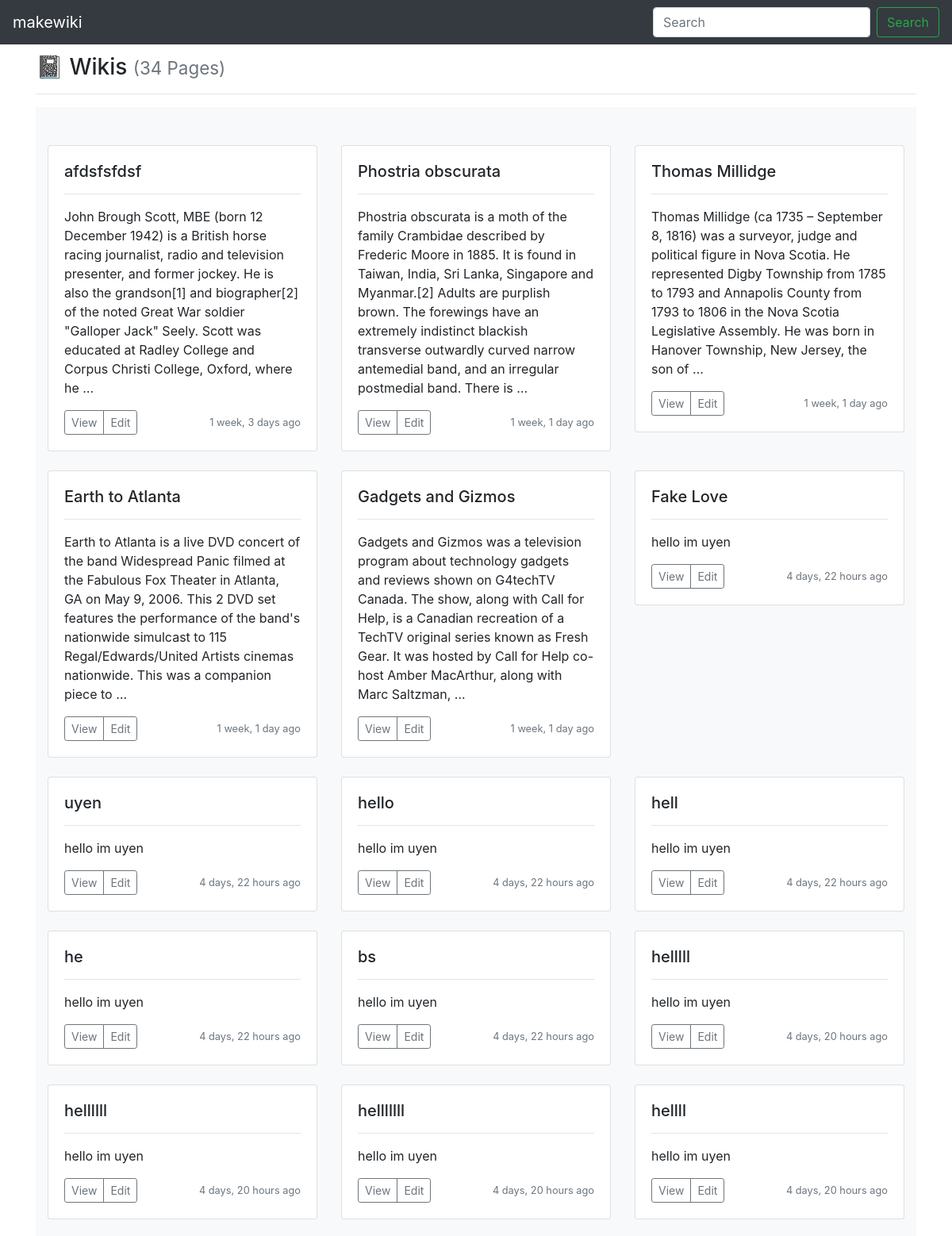
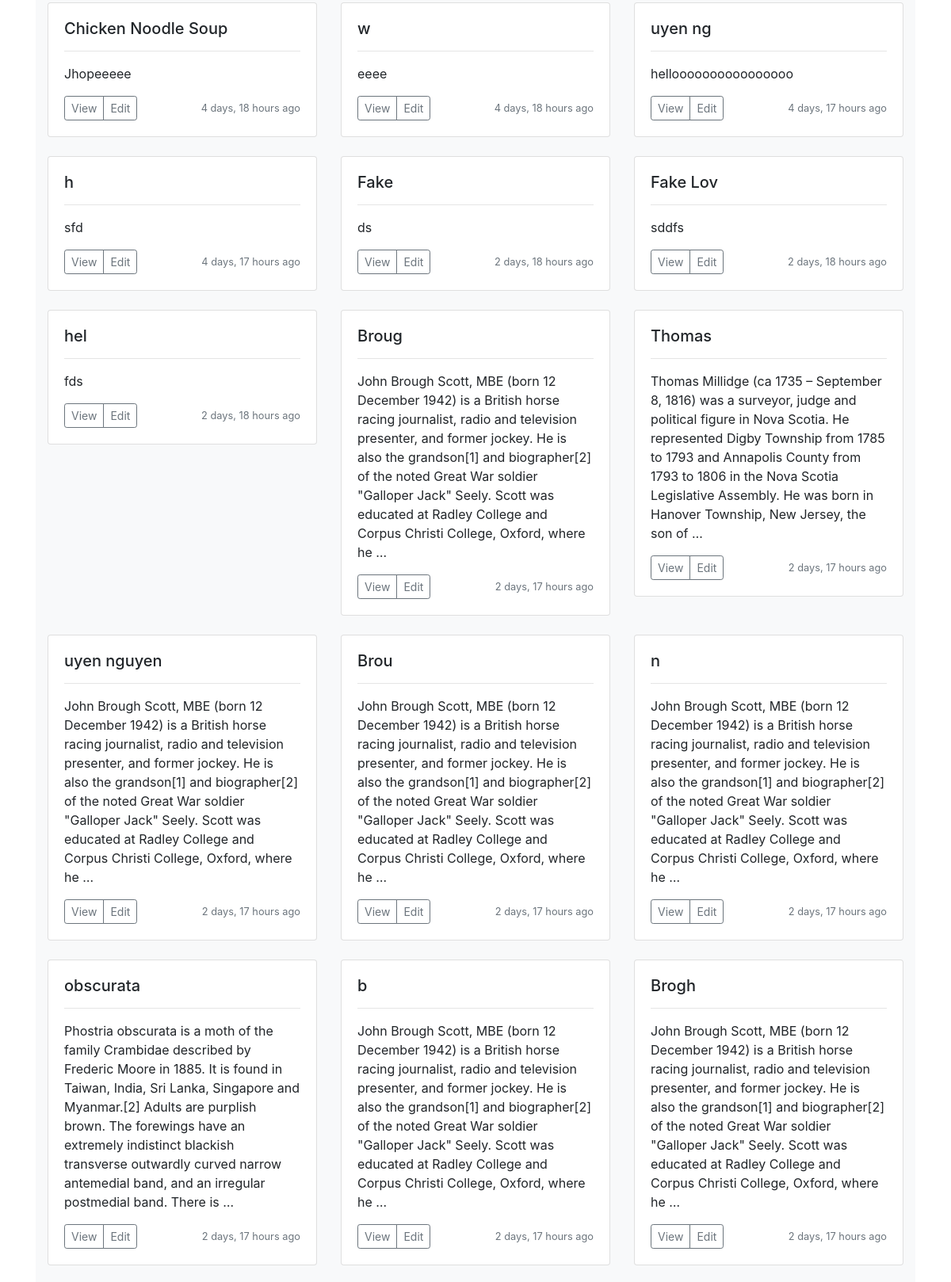
The page / (upper part) on the database its author committed (2 pictures, top to bottom).
### wiki/models.py (models this page shows, shortened)
class Page(models.Model):
    title = models.CharField(max_length=settings.WIKI_PAGE_TITLE_MAX_LENGTH, unique=True,
                             help_text="Title of your page.")
    author = models.ForeignKey(User, on_delete=models.PROTECT,
                               help_text="The user that posted this article.")
    slug = models.CharField(max_length=settings.WIKI_PAGE_TITLE_MAX_LENGTH, blank=True, editable=False,
                            help_text="Unique URL path to access this page. Generated by the system.")
    content = models.TextField(
        help_text="Write the content of your page here.")
    created = models.DateTimeField(auto_now_add=True,
                                   help_text="The date and time this page was created. Automatically generated when the model saves.")
    modified = models.DateTimeField(auto_now=True,
                                    help_text="The date and time this page was updated. Automatically generated when the model updates.")

### wiki/views.py (the view)
# urls.py: path('', PageList.as_view(), name='wiki-list-page'),
class PageList(ListView):
    model = Page
    def get(self, request):
        pages = self.get_queryset().all()
        return render(request, 'list.html', {'pages': pages})

### makewiki/templates/list.html
{% extends 'base.html' %}
{% block content %}
<h3>📓 Wikis {% if pages %}<small class="text-muted">({{ pages|length }} Page{{ pages|length|pluralize:"s" }})</small>{% endif %}</h3>
<hr>
<div class="album py-5 bg-light">
   <div class="container">
      <div class="row">
         {% for page in pages %}
         <div class="col-md-4">
            <div class="card mb-4 shadow-sm">
               <div class="card-body">
                  <h5 class="card-title">{{ page.title }}</h5>
                  <hr>
                  <p class="card-text">{{ page.content|truncatewords:50 }}</p>
                  <div class="d-flex justify-content-between align-items-center">
                     <div class="btn-group">
                        <button type="submit" class="btn btn-sm btn-outline-secondary" name="view"><a class="underline" href="{% url 'wiki-details-page' page.slug %}">View</a></button>
                        <button type="submit" class="btn btn-sm btn-outline-secondary" name="edit"><a class="underline" href="{% url 'wiki-edit-page' page.slug %}">Edit</a></button>
                     </div>
                     <small class="text-muted">{% load humanize %}{{ page.created|naturaltime }}</small>
                  </div>
               </div>
            </div>
         </div>
         {% if forloop.counter|divisibleby:3 %}
      </div>
      <div class="row">
         {% endif %}
         {% endfor %}
      </div>
   </div>
</div>
{% endblock %}

### makewiki/templates/base.html (style rules this page uses)
.underline { color: #6c757d; }

### rows shown on the page
Page: title "afdsfsfdsf", content "John Brough Scott, MBE (born 12 December 1942) is a British horse racing journalist, radio and television presenter, and former jockey. He is also the grandson[1] and biographer[2] of the noted Great War soldier \"Galloper Jack\" Seely. Scott was educated at Radley College and Corpus Christi College, Oxford, where he …", created "1 week, 3 days ago"
Page: title "Phostria obscurata", content "Phostria obscurata is a moth of the family Crambidae described by Frederic Moore in 1885. It is found in Taiwan, India, Sri Lanka, Singapore and Myanmar.[2] Adults are purplish brown. The forewings have an extremely indistinct blackish transverse outwardly curved narrow antemedial band, and an irregular postmedial band. There is …", created "1 week, 1 day ago"
Page: title "Thomas Millidge", content "Thomas Millidge (ca 1735 – September 8, 1816) was a surveyor, judge and political figure in Nova Scotia. He represented Digby Township from 1785 to 1793 and Annapolis County from 1793 to 1806 in the Nova Scotia Legislative Assembly. He was born in Hanover Township, New Jersey, the son of …", created "1 week, 1 day ago"
Page: title "Earth to Atlanta", content "Earth to Atlanta is a live DVD concert of the band Widespread Panic filmed at the Fabulous Fox Theater in Atlanta, GA on May 9, 2006. This 2 DVD set features the performance of the band's nationwide simulcast to 115 Regal/Edwards/United Artists cinemas nationwide. This was a companion piece to …", created "1 week, 1 day ago"
Page: title "Gadgets and Gizmos", content "Gadgets and Gizmos was a television program about technology gadgets and reviews shown on G4techTV Canada. The show, along with Call for Help, is a Canadian recreation of a TechTV original series known as Fresh Gear. It was hosted by Call for Help co-host Amber MacArthur, along with Marc Saltzman, …", created "1 week, 1 day ago"
Page: title "Fake Love", content "hello im uyen", created "4 days, 22 hours ago"
Page: title "uyen", content "hello im uyen", created "4 days, 22 hours ago"
Page: title "hello", content "hello im uyen", created "4 days, 22 hours ago"
Page: title "hell", content "hello im uyen", created "4 days, 22 hours ago"
Page: title "he", content "hello im uyen", created "4 days, 22 hours ago"
Page: title "bs", content "hello im uyen", created "4 days, 22 hours ago"
Page: title "helllll", content "hello im uyen", created "4 days, 20 hours ago"
Page: title "hellllll", content "hello im uyen", created "4 days, 20 hours ago"
Page: title "helllllll", content "hello im uyen", created "4 days, 20 hours ago"
Page: title "hellll", content "hello im uyen", created "4 days, 20 hours ago"
Page: title "Chicken Noodle Soup", content "Jhopeeeee", created "4 days, 18 hours ago"
Page: title "w", content "eeee", created "4 days, 18 hours ago"
Page: title "uyen ng", content "helloooooooooooooooo", created "4 days, 17 hours ago"
Page: title "h", content "sfd", created "4 days, 17 hours ago"
Page: title "Fake", content "ds", created "2 days, 18 hours ago"
Page: title "Fake Lov", content "sddfs", created "2 days, 18 hours ago"
Page: title "hel", content "fds", created "2 days, 18 hours ago"
Page: title "Broug", content "John Brough Scott, MBE (born 12 December 1942) is a British horse racing journalist, radio and television presenter, and former jockey. He is also the grandson[1] and biographer[2] of the noted Great War soldier \"Galloper Jack\" Seely. Scott was educated at Radley College and Corpus Christi College, Oxford, where he …", created "2 days, 17 hours ago"
Page: title "Thomas", content "Thomas Millidge (ca 1735 – September 8, 1816) was a surveyor, judge and political figure in Nova Scotia. He represented Digby Township from 1785 to 1793 and Annapolis County from 1793 to 1806 in the Nova Scotia Legislative Assembly. He was born in Hanover Township, New Jersey, the son of …", created "2 days, 17 hours ago"
Page: title "uyen nguyen", content "John Brough Scott, MBE (born 12 December 1942) is a British horse racing journalist, radio and television presenter, and former jockey. He is also the grandson[1] and biographer[2] of the noted Great War soldier \"Galloper Jack\" Seely. Scott was educated at Radley College and Corpus Christi College, Oxford, where he …", created "2 days, 17 hours ago"
Page: title "Brou", content "John Brough Scott, MBE (born 12 December 1942) is a British horse racing journalist, radio and television presenter, and former jockey. He is also the grandson[1] and biographer[2] of the noted Great War soldier \"Galloper Jack\" Seely. Scott was educated at Radley College and Corpus Christi College, Oxford, where he …", created "2 days, 17 hours ago"
Page: title "n", content "John Brough Scott, MBE (born 12 December 1942) is a British horse racing journalist, radio and television presenter, and former jockey. He is also the grandson[1] and biographer[2] of the noted Great War soldier \"Galloper Jack\" Seely. Scott was educated at Radley College and Corpus Christi College, Oxford, where he …", created "2 days, 17 hours ago"
Page: title "obscurata", content "Phostria obscurata is a moth of the family Crambidae described by Frederic Moore in 1885. It is found in Taiwan, India, Sri Lanka, Singapore and Myanmar.[2] Adults are purplish brown. The forewings have an extremely indistinct blackish transverse outwardly curved narrow antemedial band, and an irregular postmedial band. There is …", created "2 days, 17 hours ago"
Page: title "b", content "John Brough Scott, MBE (born 12 December 1942) is a British horse racing journalist, radio and television presenter, and former jockey. He is also the grandson[1] and biographer[2] of the noted Great War soldier \"Galloper Jack\" Seely. Scott was educated at Radley College and Corpus Christi College, Oxford, where he …", created "2 days, 17 hours ago"
Page: title "Brogh", content "John Brough Scott, MBE (born 12 December 1942) is a British horse racing journalist, radio and television presenter, and former jockey. He is also the grandson[1] and biographer[2] of the noted Great War soldier \"Galloper Jack\" Seely. Scott was educated at Radley College and Corpus Christi College, Oxford, where he …", created "2 days, 17 hours ago"

### other values the page prints
{{ pages|length }} "34"
